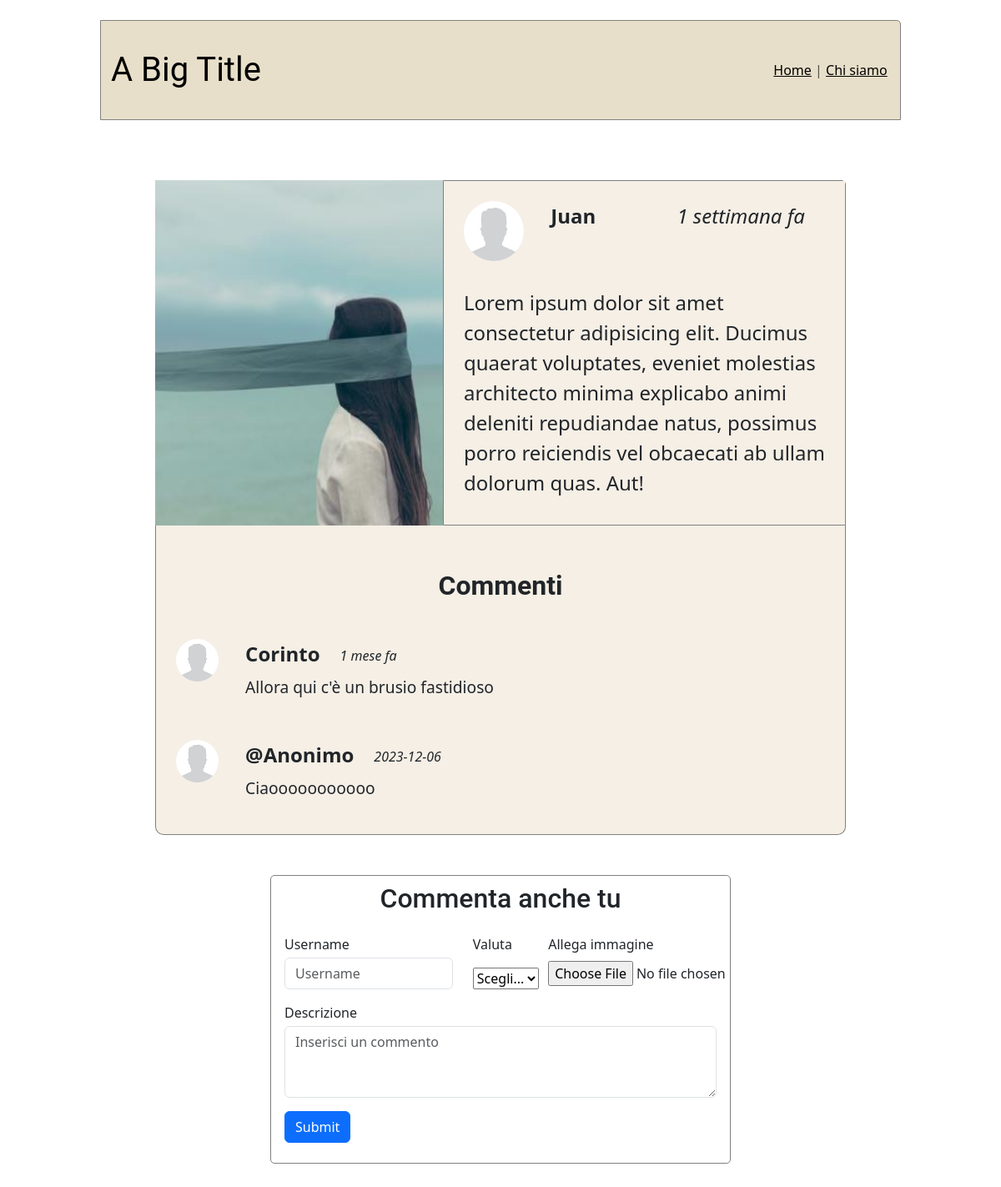
Screenshot of /post/3 with the database file from the repository.
### tables this page shows
CREATE TABLE "Posts" (
	"id"	INTEGER,
	"Username"	TEXT NOT NULL,
	"Data"	TEXT NOT NULL,
	"Testo"	TEXT NOT NULL,
	"profile_img_path"	TEXT NOT NULL,
	"post_img_path"	TEXT NOT NULL,
	PRIMARY KEY("id" AUTOINCREMENT)
);

CREATE TABLE "Commenti" (
	"id"	INTEGER,
	"username"	TEXT,
	"data"	TEXT NOT NULL,
	"testo"	TEXT NOT NULL,
	"profile_img"	TEXT,
	"id_post"	INTEGER NOT NULL,
	FOREIGN KEY("id_post") REFERENCES "Posts"("id"),
	PRIMARY KEY("id" AUTOINCREMENT)
);

### app.py (the view)
@app.route('/post/<int:id>')
def post(id):
    post = db_handler.get_single_post(id)
    comments = db_handler.get_comments_from_post(id)
    post["comment_list"] = comments
    print(post)
    style = url_for('static', filename="css/style2.css")
    return render_template("post.html", style=style, post=post)

### db_handler.py (called while the page is built)
def get_single_post(id):
    conn = sqlite3.connect("db/posts.db")
    cursor = conn.cursor()
    sql = "SELECT * FROM Posts WHERE id = ?"
    cursor.execute(sql, (id,))
    post = cursor.fetchone()
    post = dict(zip(posts_column_names, post))
    return post

def get_comments_from_post(id_post):
    conn = sqlite3.connect("db/posts.db")
    cursor = conn.cursor()
    sql = "SELECT id, username, data, testo, profile_img FROM Commenti WHERE id_post = ?"
    cursor.execute(sql, (id_post,))
    comments = cursor.fetchall()
    comments = [dict(zip(comments_column_names, comment)) for comment in comments]
    cursor.close()
    conn.close()
    return comments

### templates/post.html (shortened to what this page needs)
{% extends "base.html" %}
{% block content %}
<div class = "d-flex py-5 px-5 flex-column">
    <section class= "row justify-content-center w-75 w-xs-100 mx-auto flex-xs-column" id="post-section">
      <section class = "px-0 col-5 w-xs-100 border-xs-lr" id="post-img-section">
        <img class= "d-flex mx-auto w-xs-95 h-100  w-100 img-fluid" src="{{url_for('static', filename = post.post_img_path)}}" alt="Post-1">
      </section>
      <section class="col-7 border-custom border-xs-lr d-flex flex-column px-0 pb-3 w-xs-100" id="right-post-section">
        <section class = "d-flex" id = "post-owner-section">
          <img class = " p-4  w-25 w-xs-custom h-100 h-md-75  rounded-circle" src="{{url_for('static', filename = post.profile_img_path)}}" alt="">
          <p class="py-4 px-2 fw-bold fs-lg-custom fs-md-custom ">{{post.username}}</p>
          <p class= "py-4 pe-5 text-end flex-grow-1 fw-lighter fst-italic fs-lg-custom">{{ post.data }}</p>
        </section>
        <section class = "ps-4 pt-2 flex-grow-1 w-100" id="description-section">
          <p class = "pe-4 fs-lg-custom flex-wrap">{{ post.testo }}</p>
        </section>
      </section>
    </section>
    <section class="w-75 w-xs-100 d-flex flex-column pb-3 mx-auto border-comment-custom" id="comment-section">
      <p class="fw-bold fs-xl-custom flex-grow-1 text-center font-custom pt-5"> Commenti</p>
        {% for comment in post.comment_list %}
          <section class = "d-flex " id = "comment-owner-section">
            <img class = " p-4  w-md-custom h-md-custom w-lg-custom h-lg-custom w-xs-custom h-xs-custom rounded-circle" src="{{url_for('static', filename = comment.profile_img_path)}}" alt="">
            <section class="d-flex flex-column my-0">
              <section class="d-flex">
                <p class="pt-4 px-2 fw-bold fs-lg-custom fs-md-custom my-0">{{ comment.username }}</p>
                <p class= "pt-4 px-3 fst-italic fw-lighter mt-lg-2 mb-0">{{ comment.data }}</p>
              </section>
              <p class = "px-2 pt-2 mb-4 fs-md-custom">{{ comment.testo }}</p>
            </section>
          </section>
        {% endfor %}
    </section>
    <form class="w-50 w-xs-100 pb-3 mx-auto mt-5 border-add-custom form-inline" action="{{ url_for("add_comment", id= post.id) }}" method="post">
        <div class = "px-3 align-items-center">
            <h2 class="mx-auto text-center mt-2 mb-4 font-custom">Commenta anche tu</h2>
            <div class="row mt-3">
                <div class="form-group mb-3 col-5">
                    <label for="username">Username</label>
                    <input type="text" class="form-control mt-1" id="username" placeholder="Username" name = "username">
                </div>
                 <div class="form-group mb-3 col-2">
                  <label class="mr-sm-2 mb-3" for="inputRate">Valuta</label>
                  <select class="custom-select mr-sm-2" id="inputRate" name = "rate">
                    <option selected>Scegli...</option>
                  </select>
                </div>
                 <div class="form-group mb-3 col-5">
                        <label class="mb-2" for="exampleFormControlFile1">Allega immagine</label>
                        <input type="file" class="form-control-file" id="exampleFormControlFile1" name="post_img">
                 </div>
            </div>
            <div class="form-group mb-3">
                    <label for="exampleFormControlTextarea1" class="mb-1">Descrizione</label>
                    <textarea class="form-control" placeholder="Inserisci un commento" name="comment" id="exampleFormControlTextarea1" rows="3"></textarea>
            </div>
            <div class="col-auto">
              <button type="submit" class="btn btn-primary mb-2">Submit</button>
            </div>
        </div>
    </form>
</div>
{% endblock %}

### templates/base.html (shortened to what this page needs)
<!DOCTYPE html>
<html lang="en">
<head>
         {% block styles %}
            {{ bootstrap.load_css() }}
            <link rel = "stylesheet" type="text/css" href = "{{style}}">
        {% endblock %}
</head>
<body>
        <nav class="navbar navbar-expand-lg d custom-navbar py-4 border-custom">
            <div class="container-fluid">
              <a class="navbar-brand col-10" href="#">A Big Title</a>
              <div class="collapse navbar-collapse" id="navbarText">
                <span class="navbar-text ">
                  <a href="{{ url_for('index') }}">Home</a> |
                  <a href={{ url_for('about') }}>Chi siamo </a>
                </span>
              </div>
            </div>
          </nav>
        <main>
            {% block content %} {% endblock %}
        </main>
    </body>
</html>

### static/CSS/style2.css (style rules this page uses)
.custom-navbar { background-color: #E8DFCA; margin: 2% 10%; }
p { word-wrap: break-word; }
.navbar-brand { font-size: 2.5rem; font-family: 'Roboto', sans-serif; }
.border-custom { border: 1px solid gray; border-top-right-radius: 5px; }
#post-owner-section, #right-post-section, #description-section, #post-img-section { background-color: #F5EFE6; }
#comment-section { background-color: #F5EFE6; }
.font-custom { font-family: 'Roboto', sans-serif; }
.border-comment-custom { border-left: 1px solid gray; border-right: 1px solid gray; border-bottom: 1px solid gray; border-bottom-left-radius: 10px; border-bottom-right-radius: 10px; }
.border-add-custom { border: 1px solid gray; border-radius: 5px; }
.fs-xl-custom { font-size: 2rem; }
@media (min-width: 768px) { .fs-md-custom { font-size: 1.2rem; } }
@media (min-width: 768px) { .w-md-custom { width: 15%!important; } }
@media (min-width: 768px) { .h-md-custom { height: 15%!important; } }
@media (min-width: 992px) { .fs-lg-custom { font-size: 1.5rem; } }
@media (min-width: 992px) { .w-lg-custom { width: 12%!important; } }
@media (min-width: 992px) { .h-lg-custom { height: 12%!important; } }

### rows the page displays
Posts: post_img_path (picture), profile_img_path (placeholder picture), username "Juan", data "1 settimana fa", testo "Lorem ipsum dolor sit amet consectetur adipisicing elit. Ducimus quaerat voluptates, eveniet molestias architecto minima explicabo animi deleniti repudiandae natus, possimus porro reiciendis vel obcaecati ab ullam dolorum quas. Aut!"
Commenti: profile_img (placeholder picture), username "Corinto", data "1 mese fa", testo "Allora qui c'è un brusio fastidioso"
Commenti: profile_img (placeholder picture), username "@Anonimo", data "2023-12-06", testo "Ciaooooooooooo"
